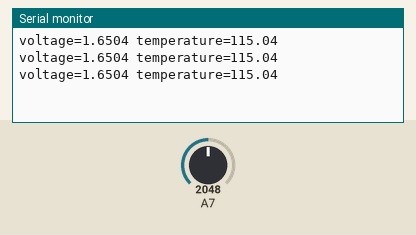
Recording of a sketch running on a simulated Particle Photon. Parts: the last lines printed to the serial monitor. The inputs (shaded band) are chosen by the test bench; at power-on: A7 = 2048.

Above: at 1.3 s.
1.4 s: A7 set to 2866
At 1.9 s:
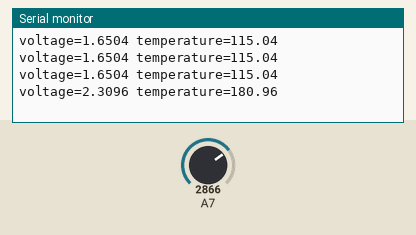
2.9 s: A7 set to 3603
At 3.3 s:
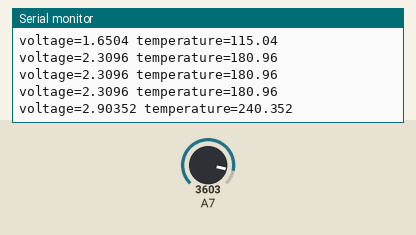
Timing chart, 0 to 5.9 s (numbered marks = the images above; inputs shaded):
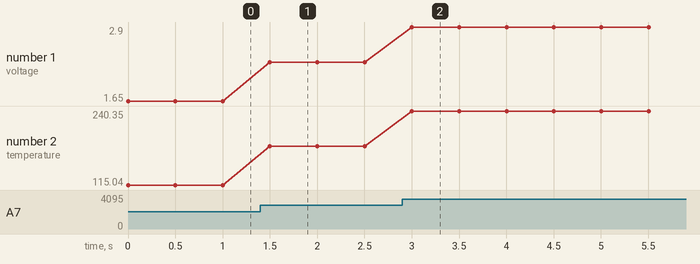

Measured:
- after the input at 1.4 s, the serial monitor: prints a new line after 0.10 s (image 1)
- after the input at 2.9 s, the serial monitor: prints a new line after 0.10 s (image 2)
- plotted number 1: 1.65 → 2.31 after the input at 1.4 s, 2.31 → 2.9 after the input at 2.9 s
- plotted number 2: 115.04 → 180.96 after the input at 1.4 s, 180.96 → 240.35 after the input at 2.9 s

The sketch:

main.ino
```cpp
// Read temperture and return it via API
//


#include <stdarg.h>

#define PRINTF_BUFFER_SIZE 128
void Serial_printf(const char* fmt, ...) {
   char buff[PRINTF_BUFFER_SIZE];
   va_list args;
   va_start(args, fmt);
   vsnprintf(buff, PRINTF_BUFFER_SIZE, fmt, args);
   va_end(args);
   Serial.println(buff);
}

double temperature = 0.0;

void setup()
{
  // Use serial port for debug print
  Serial.begin(9600);

  // register API variable
  Spark.variable("temperature", &temperature, DOUBLE);
  pinMode(A7, INPUT);
}


void loop()
{
  int analogValue = analogRead(A7);
  double voltage = 3.3 * ((double)analogValue / 4095.0);

  // http://www.analog.com/static/imported-files/data_sheets/TMP35_36_37.pdf
  temperature = (voltage - 0.5) * 100;
  Serial_printf("voltage=%g temperature=%g", voltage, temperature);
  delay(500);
}
```
